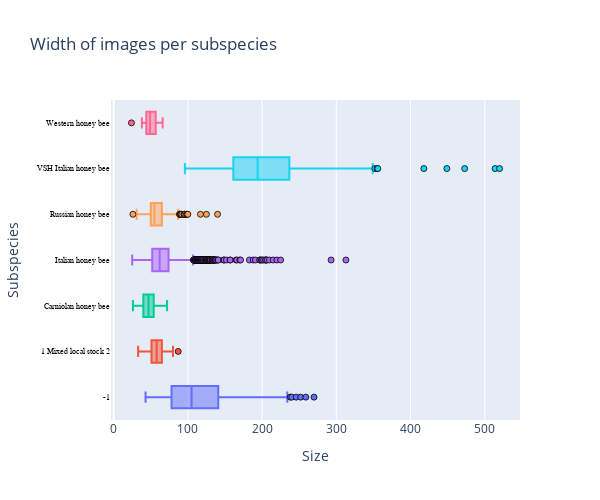
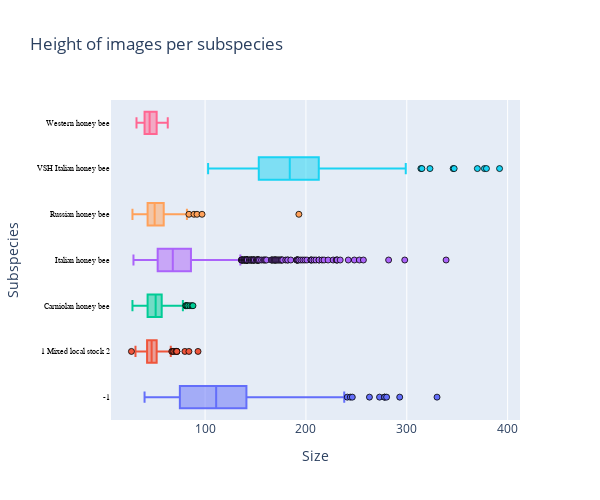

Notebook code cell kept with these figures, in order:
### Markdown cell above
##### Let's draw the image size distribution (width and height) grouped by subspecies

### Code cell
def draw_trace_box(dataset,var, subspecies):
    dfS = dataset[dataset['subspecies']==subspecies];
    trace = go.Box(
        x = dfS[var],
        name=subspecies,
        marker=dict(
                    line=dict(
                        color='black',
                        width=0.8),
                ),
        text=dfS['subspecies'], 
        orientation = 'h'
    )
    return trace

subspecies = (bee_data.groupby(['subspecies'])['subspecies'].nunique()).index
def draw_group(dataset, var, title,height=500):
    data = list()
    for subs in subspecies:
        data.append(draw_trace_box(dataset, var, subs))
        
    layout = dict(title = title,
              xaxis = dict(title = 'Size',showticklabels=True),
              yaxis = dict(title = 'Subspecies', showticklabels=True, tickfont=dict(
                family='Old Standard TT, serif',
                size=8,
                color='black'),), 
              hovermode = 'closest',
              showlegend=False,
                  width=600,
                  height=height,
             )
    fig = dict(data=data, layout=layout)
    iplot(fig, filename='subspecies-image')


draw_group(bee_data, 'w', "Width of images per subspecies")
draw_group(bee_data, 'h', "Height of images per subspecies")

### Figure 1 — Plotly figure (JSON) as saved in the notebook; plotly's stock layout.template omitted (floating-point values rounded to 4 significant figures; data arrays with more than 128 entries replaced by an {"elided": "..."} marker saying what was removed)
{"data": [{"marker": {"line": {"color": "black", "width": 0.8}}, "name": "-1", "orientation": "h", "text": {"elided": "428 str values"}, "type": "box", "x": {"elided": "428 int values"}}, {"marker": {"line": {"color": "black", "width": 0.8}}, "name": "1 Mixed local stock 2", "orientation": "h", "text": {"elided": "472 str values"}, "type": "box", "x": {"elided": "472 int values"}}, {"marker": {"line": {"color": "black", "width": 0.8}}, "name": "Carniolan honey bee", "orientation": "h", "text": {"elided": "501 str values"}, "type": "box", "x": {"elided": "501 int values"}}, {"marker": {"line": {"color": "black", "width": 0.8}}, "name": "Italian honey bee", "orientation": "h", "text": {"elided": "3008 str values"}, "type": "box", "x": {"elided": "3008 int values"}}, {"marker": {"line": {"color": "black", "width": 0.8}}, "name": "Russian honey bee", "orientation": "h", "text": {"elided": "527 str values"}, "type": "box", "x": {"elided": "527 int values"}}, {"marker": {"line": {"color": "black", "width": 0.8}}, "name": "VSH Italian honey bee", "orientation": "h", "text": {"elided": "199 str values"}, "type": "box", "x": {"elided": "199 int values"}}, {"marker": {"line": {"color": "black", "width": 0.8}}, "name": "Western honey bee", "orientation": "h", "text": ["Western honey bee", "Western honey bee", "Western honey bee", "Western honey bee", "Western honey bee", "Western honey bee", "Western honey bee", "Western honey bee", "Western honey bee", "Western honey bee", "Western honey bee", "Western honey bee", "Western honey bee", "Western honey bee", "Western honey bee", "Western honey bee", "Western honey bee", "Western honey bee", "Western honey bee", "Western honey bee", "Western honey bee", "Western honey bee", "Western honey bee", "Western honey bee", "Western honey bee", "Western honey bee", "Western honey bee", "Western honey bee", "Western honey bee", "Western honey bee", "Western honey bee", "Western honey bee", "Western honey bee", "Western honey bee", "Western honey bee", "Western honey bee", "Western honey bee"], "type": "box", "x": [41, 42, 54, 55, 66, 55, 47, 49, 61, 56, 42, 62, 51, 46, 51, 56, 47, 42, 63, 56, 46, 38, 59, 43, 47, 52, 61, 60, 66, 44, 44, 46, 47, 45, 65, 24, 43]}], "layout": {"height": 500, "hovermode": "closest", "showlegend": false, "title": {"text": "Width of images per subspecies"}, "width": 600, "xaxis": {"showticklabels": true, "title": {"text": "Size"}}, "yaxis": {"showticklabels": true, "tickfont": {"color": "black", "family": "Old Standard TT, serif", "size": 8}, "title": {"text": "Subspecies"}}}}

### Figure 2 — Plotly figure (JSON) as saved in the notebook; plotly's stock layout.template omitted (floating-point values rounded to 4 significant figures; data arrays with more than 128 entries replaced by an {"elided": "..."} marker saying what was removed)
{"data": [{"marker": {"line": {"color": "black", "width": 0.8}}, "name": "-1", "orientation": "h", "text": {"elided": "428 str values"}, "type": "box", "x": {"elided": "428 int values"}}, {"marker": {"line": {"color": "black", "width": 0.8}}, "name": "1 Mixed local stock 2", "orientation": "h", "text": {"elided": "472 str values"}, "type": "box", "x": {"elided": "472 int values"}}, {"marker": {"line": {"color": "black", "width": 0.8}}, "name": "Carniolan honey bee", "orientation": "h", "text": {"elided": "501 str values"}, "type": "box", "x": {"elided": "501 int values"}}, {"marker": {"line": {"color": "black", "width": 0.8}}, "name": "Italian honey bee", "orientation": "h", "text": {"elided": "3008 str values"}, "type": "box", "x": {"elided": "3008 int values"}}, {"marker": {"line": {"color": "black", "width": 0.8}}, "name": "Russian honey bee", "orientation": "h", "text": {"elided": "527 str values"}, "type": "box", "x": {"elided": "527 int values"}}, {"marker": {"line": {"color": "black", "width": 0.8}}, "name": "VSH Italian honey bee", "orientation": "h", "text": {"elided": "199 str values"}, "type": "box", "x": {"elided": "199 int values"}}, {"marker": {"line": {"color": "black", "width": 0.8}}, "name": "Western honey bee", "orientation": "h", "text": ["Western honey bee", "Western honey bee", "Western honey bee", "Western honey bee", "Western honey bee", "Western honey bee", "Western honey bee", "Western honey bee", "Western honey bee", "Western honey bee", "Western honey bee", "Western honey bee", "Western honey bee", "Western honey bee", "Western honey bee", "Western honey bee", "Western honey bee", "Western honey bee", "Western honey bee", "Western honey bee", "Western honey bee", "Western honey bee", "Western honey bee", "Western honey bee", "Western honey bee", "Western honey bee", "Western honey bee", "Western honey bee", "Western honey bee", "Western honey bee", "Western honey bee", "Western honey bee", "Western honey bee", "Western honey bee", "Western honey bee", "Western honey bee", "Western honey bee"], "type": "box", "x": [45, 46, 42, 37, 38, 53, 36, 52, 46, 40, 52, 42, 53, 32, 52, 60, 35, 43, 46, 47, 57, 50, 48, 35, 44, 57, 54, 35, 48, 39, 40, 63, 43, 40, 45, 62, 44]}], "layout": {"height": 500, "hovermode": "closest", "showlegend": false, "title": {"text": "Height of images per subspecies"}, "width": 600, "xaxis": {"showticklabels": true, "title": {"text": "Size"}}, "yaxis": {"showticklabels": true, "tickfont": {"color": "black", "family": "Old Standard TT, serif", "size": 8}, "title": {"text": "Subspecies"}}}}
